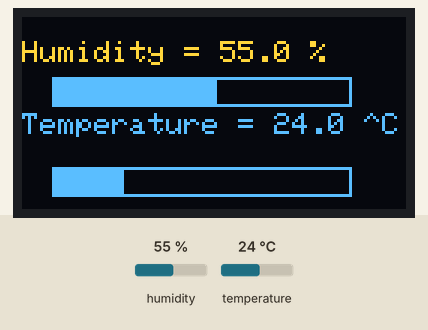
Bench run of a sketch on a simulated Arduino Uno, built with avr-gcc and run on an emulated ATmega328P. Shown: 128×64 one-colour display. The inputs (shaded band) are chosen by the test bench; at power-on: humidity 55 %, temperature 24 °C. The OLED is the two-colour kind (top 16 rows yellow).

Above: at 1.3 s.
1.4 s: humidity set to 22 %
At 3.0 s:
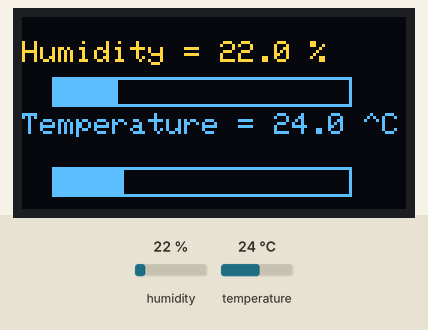
3.8 s: temperature set to 12 °C
At 5.1 s:
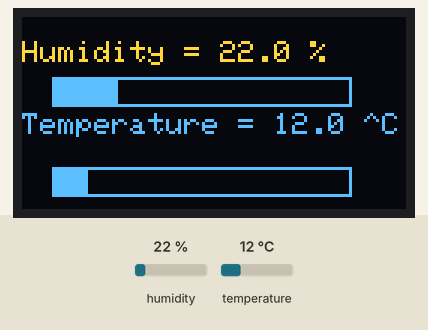
5.9 s: humidity set to 40 %
At 7.1 s:
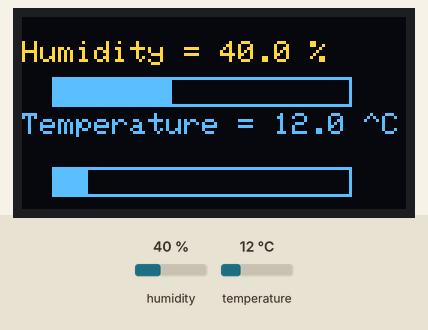
8.0 s: temperature set to 19 °C
At 9.2 s:
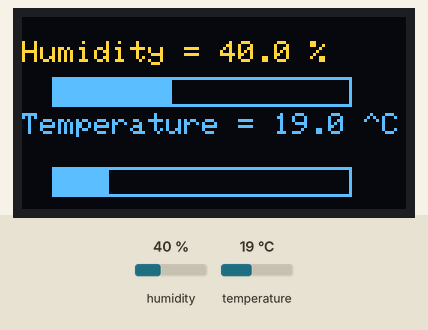
Timing chart, 0 to 11.0 s (numbered marks = the images above; inputs shaded):
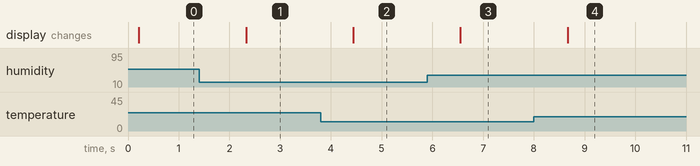

Measured:
- after the input at 1.4 s, the display: changes after 0.93 s (image 1)
- after the input at 3.8 s, the display: changes after 0.64 s (image 2)
- after the input at 5.9 s, the display: changes after 0.65 s (image 3)
- after the input at 8.0 s, the display: changes after 0.67 s (image 4)

The sketch:

19_1.ino
```cpp
#include <DHT20.h>
#include <Adafruit_GFX.h>
#include <Adafruit_SH1106.h>
#define SDA 21
#define SCL 22
float temp, humid;
int status;
Adafruit_SH1106 display(SDA, SCL);
DHT20 dht;
void setup(){
  dht.begin();
  display.begin(SH1106_SWITCHCAPVCC, 0x3C);
  display.clearDisplay();
  display.display();
  delay(100);
  display.setTextSize(1);
  display.setTextColor(WHITE);
  display.setCursor(0, 0);
}
void loop(){
  display.clearDisplay();
  display.setCursor(0, 0);
  status = dht.read();
  if(status != DHT20_OK){
    display.print("Error");
    display.display();
    return;
  }
  humid = dht.getHumidity();
  temp = dht.getTemperature();
  display.println("");
  display.print("Humidity = ");
  display.print(humid, 1);
  display.print(" %");
  display.println("");
  display.println("");
  display.println("");
  display.print("Temperature = ");
  display.print(temp, 1);
  display.println(" ^C");
  display.println("");
  display.drawRect(10, 20, 100, 10, WHITE);
  display.fillRect(10, 20, humid, 10, WHITE);
  display.drawRect(10, 50, 100, 10, WHITE);
  display.fillRect(10, 50, temp, 10, WHITE);
  display.display();
  delay(1000);
}
```
